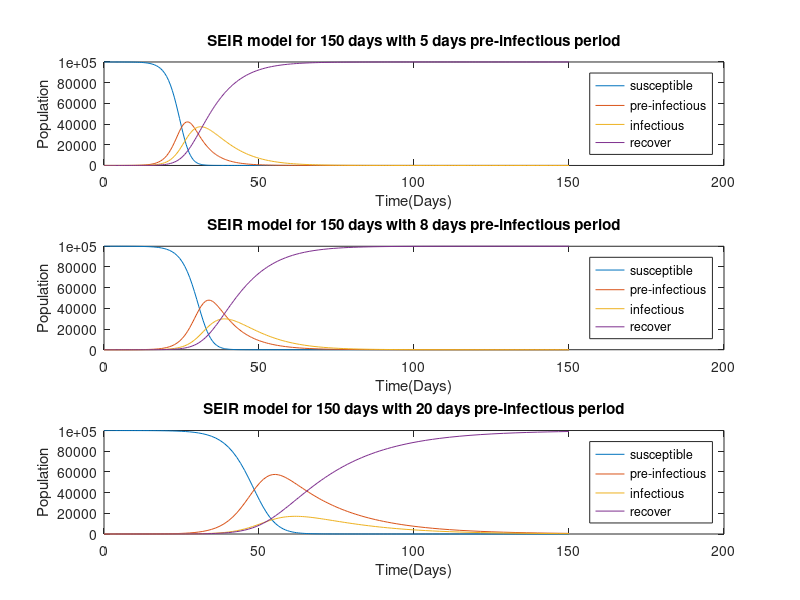
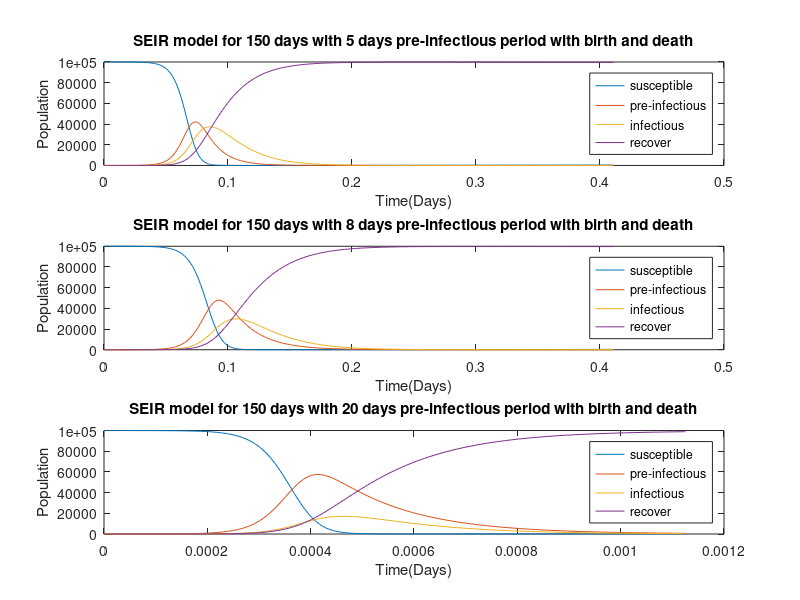
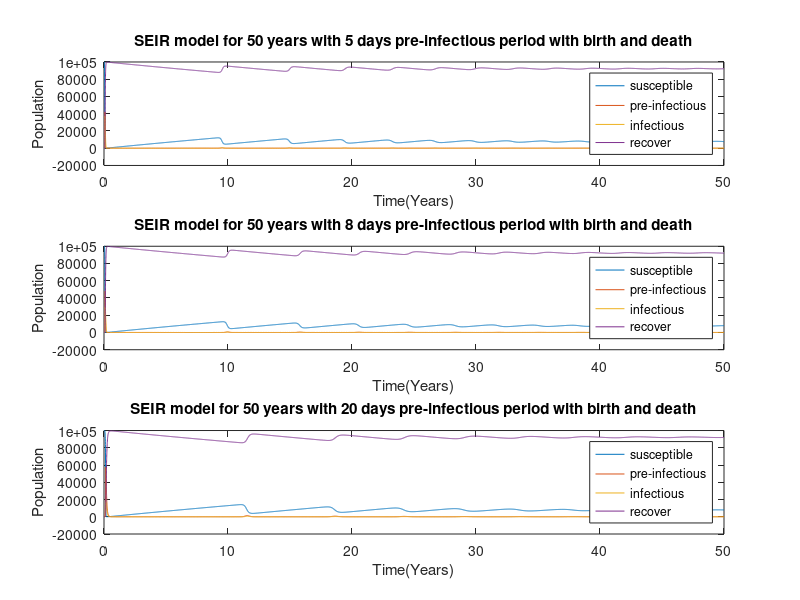

Write the MATLAB code that produced these figures, in order.
close all; clear all; clc
%% Setting up difference equations
% We assume that individuals mix randomly and parameter values are given as
% follows:
N = 100000;						% Population 100,000 people
[S0, E0, I0, R0] = deal(99999, 0, 1, 0);		% Initial values
kappa = 1/8; 					% Pre-infectious period 8 days
alpha = 1/7;					% Infectious period 7 days
R_0 = 13;						% Basic reproduction number 13
beta = R_0 * alpha / N;

% Set up the SEIR model of the transmission dynamics of measles in a closed
% population using differential equations:

trans_period = 150;				% model of 150 days

odefun = @(t,y) [-beta*y(1)*y(3);...
    beta*y(1)*y(3) - kappa*y(2);...
    kappa*y(2) - alpha*y(3);...
    alpha*y(3)];

tspan = [0, trans_period];               % Dutring the first 150 days

y0 = [S0, E0, I0, R0];

[t,y] = ode45(odefun,tspan,y0);

% 1. Plot a graph for number of susceptible, pre-Infectious, infectious,
% and recovered populations during 150 days.
figure('WindowState','maximized')
subplot(3,1,2)
plot(t, y);
legend('susceptible','pre-infectious','infectious','recover','Location', 'east');
title('SEIR model for 150 days with 8 days pre-infectious period');
xlabel('Time(Days)');
ylabel('Population');

% 2. How does the graph change if you change the pre-infectious period to
% be 5 days and 20 days, respectively?

kappa = 1/5; 					% Pre-infectious period 5 days

odefun = @(t,y) [-beta*y(1)*y(3);...
    beta*y(1)*y(3) - kappa*y(2);...
    kappa*y(2) - alpha*y(3);...
    alpha*y(3)];

[t,y] = ode45(odefun,tspan,y0);

subplot(3,1,1)
plot(t, y);
legend('susceptible','pre-infectious','infectious','recover','Location', 'east');
title('SEIR model for 150 days with 5 days pre-infectious period');
xlabel('Time(Days)');
ylabel('Population');

kappa = 1/20; 					% Pre-infectious period 20 days

odefun = @(t,y) [-beta*y(1)*y(3);...
    beta*y(1)*y(3) - kappa*y(2);...
    kappa*y(2) - alpha*y(3);...
    alpha*y(3)];

[t,y] = ode45(odefun,tspan,y0);

subplot(3,1,3)
plot(t, y);
legend('susceptible','pre-infectious','infectious','recover','Location', 'east');
title('SEIR model for 150 days with 20 days pre-infectious period');
xlabel('Time(Days)');
ylabel('Population');

% 3. What happens to the size of the epidemic (as reflected in the number
% of people who are immune at the end) as the pre-infectious period is
% increased? What happens as it is decreased?
% As the pre-infectious period increasing, the size of the epidemic do not
% change but the period of it becomes longer.

%%  Incorporating births and deaths
% Modify the model to include the births and deaths in each time step and
% change the parameter values back to original:
LE = 70 * 365;
mu = 1/LE;          % Birth rate = death rate

kappa = 1/8;

odefun = @(t,y) [-beta*y(1)*y(3) + mu*(N-y(1));...
    beta*y(1)*y(3) - kappa*y(2) - mu*y(2);...
    kappa*y(2) - alpha*y(3) - mu*y(3);...
    alpha*y(3) - mu*y(4)];

[t,y] = ode45(odefun,tspan,y0);

% 1. Plot a graph for number of susceptible, pre-Infectious, infectious,
% and recovered populations during 150 days.
figure('WindowState','maximized')
subplot(3,1,2)
plot(t./365, y);
legend('susceptible','pre-infectious','infectious','recover','Location', 'east');
title('SEIR model for 150 days with 8 days pre-infectious period with birth and death');
xlabel('Time(Days)');
ylabel('Population');

% 2. How does the graph change if you change the pre-infectious period to
% be 5 days and 20 days, respectively?

kappa = 1/5; 					% Pre-infectious period 5 days

odefun = @(t,y) [-beta*y(1)*y(3) + mu*(N-y(1));...
    beta*y(1)*y(3) - kappa*y(2) - mu*y(2);...
    kappa*y(2) - alpha*y(3) - mu*y(3);...
    alpha*y(3) - mu*y(4)];

[t,y] = ode45(odefun,tspan,y0);

subplot(3,1,1)
plot(t./365, y);
legend('susceptible','pre-infectious','infectious','recover','Location', 'east');
title('SEIR model for 150 days with 5 days pre-infectious period with birth and death');
xlabel('Time(Days)');
ylabel('Population');

kappa = 1/20; 					% Pre-infectious period 20 days

odefun = @(t,y) [-beta*y(1)*y(3) + mu*(N-y(1));...
    beta*y(1)*y(3) - kappa*y(2) - mu*y(2);...
    kappa*y(2) - alpha*y(3) - mu*y(3);...
    alpha*y(3) - mu*y(4)];

[t,y] = ode45(odefun,tspan,y0);

subplot(3,1,3)
plot(t./365./365, y);
legend('susceptible','pre-infectious','infectious','recover','Location', 'east');
title('SEIR model for 150 days with 20 days pre-infectious period with birth and death');
xlabel('Time(Days)');
ylabel('Population');

% 4. How do the general patterns in the numbers of susceptible and immune
% individuals differ from those predicted using the difference equations in
% the last practical?

% There is no big difference between the two results. One possible reason
% is that the life expectancy is too long comparing with the observed time.

% Hence we change to a longer transmit period, like 50 years.

trans_period = 50 * 365;				% model of 50 years
tspan = [0, trans_period];

kappa = 1/8;

odefun = @(t,y) [-beta*y(1)*y(3) + mu*(N-y(1));...
    beta*y(1)*y(3) - kappa*y(2) - mu*y(2);...
    kappa*y(2) - alpha*y(3) - mu*y(3);...
    alpha*y(3) - mu*y(4)];

[t,y] = ode45(odefun,tspan,y0);

figure('WindowState','maximized')
subplot(3,1,2)
plot(t./365, y);
legend('susceptible','pre-infectious','infectious','recover','Location', 'east');
title('SEIR model for 50 years with 8 days pre-infectious period with birth and death');
xlabel('Time(Years)');
ylabel('Population');

kappa = 1/5; 					% Pre-infectious period 5 days

odefun = @(t,y) [-beta*y(1)*y(3) + mu*(N-y(1));...
    beta*y(1)*y(3) - kappa*y(2) - mu*y(2);...
    kappa*y(2) - alpha*y(3) - mu*y(3);...
    alpha*y(3) - mu*y(4)];

[t,y] = ode45(odefun,tspan,y0);

subplot(3,1,1)
plot(t./365, y);
legend('susceptible','pre-infectious','infectious','recover','Location', 'east');
title('SEIR model for 50 years with 5 days pre-infectious period with birth and death');
xlabel('Time(Years)');
ylabel('Population');

kappa = 1/20; 					% Pre-infectious period 20 days

odefun = @(t,y) [-beta*y(1)*y(3) + mu*(N-y(1));...
    beta*y(1)*y(3) - kappa*y(2) - mu*y(2);...
    kappa*y(2) - alpha*y(3) - mu*y(3);...
    alpha*y(3) - mu*y(4)];

[t,y] = ode45(odefun,tspan,y0);

subplot(3,1,3)
plot(t./365, y);
legend('susceptible','pre-infectious','infectious','recover','Location', 'east');
title('SEIR model for 50 years with 20 days pre-infectious period with birth and death');
xlabel('Time(Years)');
ylabel('Population');

% Then we can find that the longer pre-infectious period, the longer
% cycle of the breaking out.

% 5. You should notice that, although the daily number of new infectious
% persons and the numbers of susceptible and immune individuals oscillates
% over time, these oscillations become weaker, and they seem to disappear
% entirely. This pattern is inconsistent with what happens in many
% populations in which measles vaccination has not been introduced, measles
% epidemics occur every two years, which suggests that other factors help
% to sustain the epidemic cycles. Suggest possible factors which might help
% to determine the regular patterns in measles cycles.

% The more new born get vaccinated, the less susceptible increase. This
% will help to control the eipdemic.